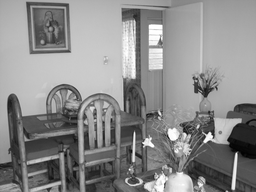
#> input picture mitad1/tareas/v2/ImageForSobelOperator.png, 256 x 192 px, shrunk from 712 x 534 before the run
$ python main.py ../../mitad1/tareas/v2/ImageForSobelOperator.png   (Python 2 division)
#> lines starting #> are read from the running program, lines starting #| are printed output that depends on the picture; after the words box and inside, x2 and y2 are one past the last pixel; in counts of white or black regions, pixels touching at a corner belong together
### veranos/tarea14/Gif.py
# This code was taken of...
# https://code.google.com/p/python-learning-tools/source/browse/trunk/images2gif.py

import PIL
from PIL import Image, ImageChops
from PIL.GifImagePlugin import getheader, getdata
import numpy as np

import os

class Gif(object):

    def readGif(self, filename):
        """ readGif(filename, asNumpy=True)
        Read images from an animated GIF file.  Returns a list of numpy
        arrays, or, if asNumpy is false, a list if PIL images.
        """

        # Load file using PIL
        pilIm = Image.open(filename)
#> pilIm is the input picture: PIL image 256x192 RGB; min 0, max 255, mean 138.4
        pilIm.seek(0)

        # Read all images inside
        images = []
        try:
            while True:
                # Get image as numpy array
                tmp = pilIm.convert() # Make without palette
                a = np.asarray(tmp)
                if len(a.shape)==0:
                    raise MemoryError("Too little memory to convert PIL image to array")
                # Store, and next
                images.append(tmp)
                pilIm.seek(pilIm.tell()+1)
#> after the loop, images = 1 item
        except EOFError:
            pass

        # Done
        return images

    def createGif(self):
        os.system('convert -delay 10 -quality 20 -size 200 -loop 0 *.png salidaGIF.gif')

### veranos/tarea14/Imagen.py
import Image

class Imagen(object):
	def __init__(self, im, id):
		self.pixeles = im.load()
		self.w = im.size[0]
		self.h = im.size[1]
		self.bordes = list()
		self.id = id

### veranos/tarea14/AdministradorImagen.py
import Image
import numpy
import math
import random

# sobel
mascaraX = [[-1, 0, 1], [-2, 0, 2], [-1, 0, 1]]
mascaraY = [[1, 2, 1], [0, 0, 0], [-1, -2, -1]]

def obtenerVecinos(x, y, ancho, alto, pixeles):
  '''
    Recibe el pixel actual(x,y), las dimensiones de la imagen y
      los pixeles de la imagen de la cual obtenemos los vecinos.
      Regresa una matriz de 3*3 con los vecinos del pixel, en caso
      de no tener un vecino el campo se llena(por default) con cero.
  '''
  vecindad = numpy.zeros((3,3))
  for my in range(y-1, y+2):
    for mx in range(x-1, x+2):
      if mx >= 0 and my >= 0 and mx < ancho and my < alto:
        # asignamos el vecino a la matriz
        vecindad[mx-(x-1), my-(y-1)] = pixeles[mx, my][1]
  return vecindad


class AdministradorImagen(object):
	def convolucion(self, imagen, mascara, mascara2=[]):
		''' Este metodo recibe un OBJETO tipo imagen y aplica convolucion
		en una imagen nueva. Para que la original no se modifique. '''


		w = imagen.w
		h = imagen.h
		pixOriginales = imagen.pixeles

		# creamos una nueva imagen para no modificar la imagen original
		nuevaImagen = Image.new("RGB", (w, h))
		newPixeles = nuevaImagen.load()

		if not mascara2: # recibe una sola mascara
			for x in range(w):
				for y in range(h):
					R = G = B = 0
					# obtenemos todos los vecinos de pixel actual
					for mx in xrange(x-1, x+2):
						for my in xrange(y-1, y+2):
							if mx>=0 and my>=0 and mx<w and my<h:
								R += mascara[mx - (x-1)][my - (y-1)] * pixOriginales[mx, my][0]
								G += mascara[mx - (x-1)][my - (y-1)] * pixOriginales[mx, my][1]
								B += mascara[mx - (x-1)][my - (y-1)] * pixOriginales[mx, my][2]
					newPixeles[x, y] = (R, G, B)
		else:
			for x in range(w):
				for y in range(h):
					# obtenemos todos los vecinos de pixel actual
					vecindad = obtenerVecinos(x, y, w, h, pixOriginales)
					gx = sum(sum(vecindad * mascara)) # multiplicamos matrices para obtener los gradientes en x
					gy = sum(sum(vecindad * mascara2)) # multiplicamos matrices para obtener los gradientes en y

					xm = (gx ** 2) # pitagoras
					ym = (gy ** 2) # pitagoras
					nuevoPixel = int(math.sqrt(xm + ym)) # pitagoras

					if nuevoPixel > 255:
						nuevoPixel = 255
					if nuevoPixel < 0:
						nuevoPixel = 0

					newPixeles[x, y] = (nuevoPixel, nuevoPixel, nuevoPixel)

		#nuevaImagen.show() # mostramos en ventana
		#nuevaImagen.save('SalidaConvolucion.png') # guardamos el archivo
		return nuevaImagen


	def binarizacion(self, imagenBase, RANGO):
	    ''' Este metodo recibe una imagen y aplica binarizacion. El rango es
	    un valor que mientras mas se acerque a 255(sin pasarlo)
	    se obtendra bordes mas gruesos.
	    '''

	    w = imagenBase.size[0]
	    h = imagenBase.size[1]
	    pixelesBase = imagenBase.load() # cargamos los pixeles de la imagen base

	    # creamos una copia para no modificar la imagen original
	    nuevaImagen = Image.new('RGB', (w, h))
	    newPixeles = nuevaImagen.load()

	    for x in range(w):
	      for y in range(h):
	        # 0 = NEGRO || 255 = BLANCO
	        nuevoPixel = (0, 255)[min(pixelesBase[x,y]) > RANGO] # operador ternario
	        newPixeles[x, y] = (nuevoPixel, nuevoPixel, nuevoPixel)

	    #nuevaImagen.show() # mostramos en ventana
	    #nuevaImagen.save('SalidaBinarizacion.png') # guardamos el archivo
	    return nuevaImagen


	def buscarObjetos(self, obImagenBase, pixel='negro'):
		''' Este metodo recibe un objeto tipo 'Imagen' y sobre el se aplica
		convolucion y binarizacion, con estos filtro se buscan objetos '''

		# se aplican filtros....
		conv = self.convolucion(obImagenBase, mascaraX, mascaraY)
		bina = self.binarizacion(conv, RANGO=100)

		# como este metodo se llama varias veces hay que asegurarnos que
		# la lista de bordes este vacia en caso contrario vaciarla
		if obImagenBase.bordes:
			obImagenBase.bordes = list() # la lista contiene algo. La reiniciamos

		w = obImagenBase.w
		h = obImagenBase.h
		pixOriginales = obImagenBase.pixeles

		imagenCopia = bina.copy()
		tempPix = imagenCopia.load()

		# 0 = negro || 255 = blanco
		if pixel == 'blanco': # pixel a buscar
			objeto = (255, 255, 255)
		else:
			objeto = (0, 0, 0)

		pixelesCola = list()
		pixelesVisitados = dict()

		for x in range(w): # cliclo principal
			for y in range(h): # ciclo principal
				# buscamos el primer pixel para agregarlo como candidato
				if objeto == tempPix[x,y]:
					pixelesCola.append((x,y)) # agregamos el candidato a la cola

					masa = list() # el objeto que se forma con el candidato
					while pixelesCola > 0:
						try:
							pixelesActual = pixelesCola[0] # asignos el candidato a analizar
							pixelesVisitados[x, y] = True # agreamos a visitados
						except:
							break # ya no hay elementos
						# recorremos sus vecinos
						for mx in range(pixelesActual[0]-1, pixelesActual[0]+2):
							for my in range(pixelesActual[1]-1, pixelesActual[1]+2):
								# aseguramos que sea igual al objeto a buscar, que no este
								# en la cola y que no se haya visitado mas aparte que no salga
								# de las dimensiones de la imagen
								if mx>=0 and my>=0 and mx<w and my<h\
								   and tempPix[mx, my] == objeto\
								     and (mx, my) not in pixelesCola\
								      and not pixelesVisitados.has_key((mx, my)):
								    pixelesCola.append((mx, my)) #agreamos el vecino a la cola
								    pixelesVisitados[mx, my] = True # agreamos visitados
						masa.append(pixelesCola.pop(0)) # borramos el candidato analizado

					obImagenBase.bordes.append(masa)     # chicas y el fondo


					nuevoColor = random.randrange(0,255) # chicas y el fondo
					nuevoColor2 = random.randrange(0,255)
					nuevoColor3 = random.randrange(0,255)
					for pixel in masa: # pintamos
						tempPix[pixel] = (nuevoColor, nuevoColor2, nuevoColor3)

		#imagenCopia.show() # mostramos en ventana
		#imagenCopia.save('SalidaObjetos.png') # guardamos el archivo

### veranos/tarea14/main.py
import sys

from Gif import Gif
from Imagen import Imagen
from AdministradorImagen import AdministradorImagen
from Comparador import Comparador

def main(nombreGif):
	# leer el gif y obtener sus imagenes
	g = Gif() # instanciamos
	imagenes = g.readGif(nombreGif)
#> imagenes = 1 item

	# por cada imagen crear un objeto
	objetosImagenes = list()
	for id_,v in enumerate(imagenes):
		ima = Imagen(v, id_+1)
		objetosImagenes.append(ima)
#> this loop made 1 pass
#> id_ on pass 1: 0
#> after the loop, objetosImagenes = 1 item

	ad = AdministradorImagen()
	co = Comparador()
	for i,oi in enumerate(objetosImagenes):
		# los resultados de este metodo se sustituyen por
		# el atributo bordes de cada imagen
		print 'Buscando objetos en la imagen', str(i+1)+'/'+str(len(imagenes))
		ad.buscarObjetos(oi, pixel='blanco') # buscara pixeles blancos o negros
		co.eliminarMarco(oi)
		if i>0: # para empezar desde la segunda imagen
			co.analizis(objetosImagenes[i-1], objetosImagenes[i])
#> this loop made 1 pass
#| Buscando objetos en la imagen 1/1
#> pass 1, in buscarObjetos, `conv = self.convolucion(obImagenBase, mascaraX, mascaraY)`:
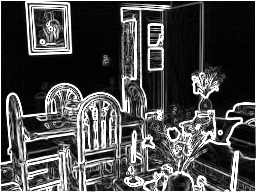
#> conv: PIL image 256x192 RGB; min 0, max 255, mean 74.5
#> pass 1, in buscarObjetos, `bina = self.binarizacion(conv, RANGO=100)`:
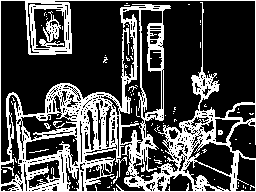
#> bina: PIL image 256x192 RGB; 29% white; 98 white regions (90 under 20 px), largest, box (x1, y1, x2, y2) and area: (0, 0, 256, 192) 13542, (43, 11, 61, 42) 220, (53, 121, 65, 128) 33


	g.createGif() # creamos el gif con las imagenes resultantes


######### Parametros del programa ###
# [1] - nombre del gif
#####################################
#> (the run stopped early here; a loop or call above may not have finished)
